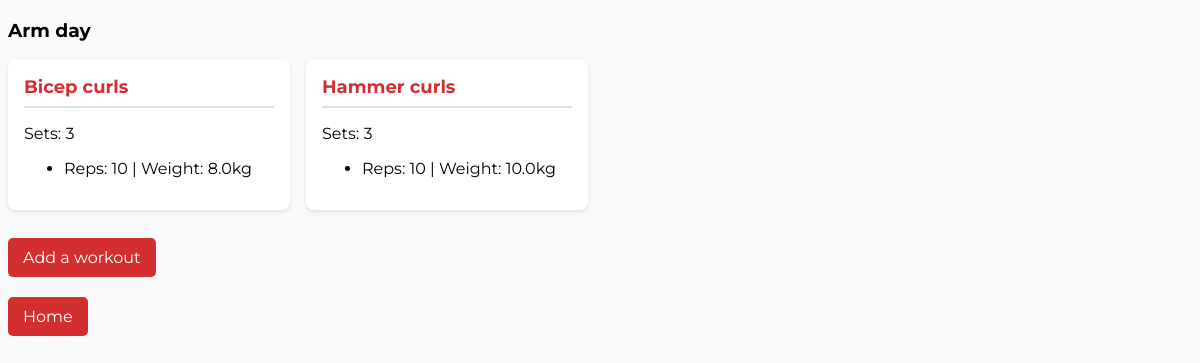
/30 (signed in), run on the app's committed database.
### polls/models.py (models this page shows, shortened)
class Workout(models.Model):
    name = models.CharField(max_length = 1000)
    description = models.CharField(max_length = 3000)
    date = models.DateTimeField("workout date")

class Exercise(models.Model):
    workout = models.ForeignKey(Workout, on_delete=models.CASCADE)
    exercise = models.CharField(max_length=2000)
    sets = models.CharField(max_length=100)

class Set(models.Model):
    exercise = models.ForeignKey(Exercise, on_delete=models.CASCADE)
    reps = models.IntegerField()
    weight = models.FloatField(null = True,blank = True)

### polls/views.py (the view)
# urls.py: path("<int:workout_id>", views.workout_detail, name = "workout_detail"),
@login_required
def workout_detail(request,workout_id):
    workout = get_object_or_404(Workout, pk = workout_id)
    return render(request, "polls/workout_detail.html",{"workout":workout})

### polls/templates/polls/workout_detail.html (shortened to what this page needs)
<!DOCTYPE html>
<html lang="en">
{% load static %}
<head>
    <link rel="stylesheet" href="{% static 'css/style.css' %}">
</head>
<body>
    <h3>{{ workout.name }}</h3>
    <div class="workout-container2">
        {% for exercise in workout.exercise_set.all %}
        <div class="tile" style="margin-bottom: 8px;">
            <div class="tile-title">{{ exercise.exercise }}</div>
            <div class="tile-divider"></div>
            <p> Sets: {{ exercise.sets }}</p>
            <ul>
                {% for set in exercise.set_set.all %}
                <li>Reps: {{ set.reps }} {% if set.weight %} | Weight: {{ set.weight }}kg {% endif %}</li>
                {% empty %}
                <li>No sets present</li>
                {% endfor %}
            </ul>
        </div>
        {% empty %}
        <p>You did not add an excercise</p>
        {% endfor %}
    </div>
    <div>
        <div class="add-workout"><a href="{% url 'polls:add_workout'  %}">Add a workout</a></div>
    </div>
    <div>
        <div class="add-workout"><a href="{% url 'polls:workout_list'  %}">Home</a></div>
    </div>
</body>
</html>

### polls/static/css/style.css (style rules this page uses)
body { background-color: #F8F9FA; font-family: 'Montserrat', sans-serif; }
.workout-container2 { display: flex; flex-direction: row; flex-wrap: wrap; gap: 16px; align-items: center; width: 100%; }
.tile { background-color: #FFFFFF; padding: 16px; border-radius: 8px; box-shadow: 0 2px 4px rgba(0, 0, 0, 0.1); width: 250px; margin-bottom: 5px; }
.tile-title { font-size: 18px; font-weight: bold; color: #D32F2F; }
.tile-divider { height: 1.5px; background-color: #E0E0E0; margin: 8px 0; }
.add-workout { margin-top: 20px; }
.add-workout a { display: inline-block; background-color: #D32F2F; color: white; padding: 10px 15px; text-decoration: none; border-radius: 5px; }

### data on the page
Workout: name "Arm day"
Exercise: exercise "Bicep curls", sets "3"
Set: reps "10", weight "8.0"
Exercise: exercise "Hammer curls", sets "3"
Set: reps "10", weight "10.0"
